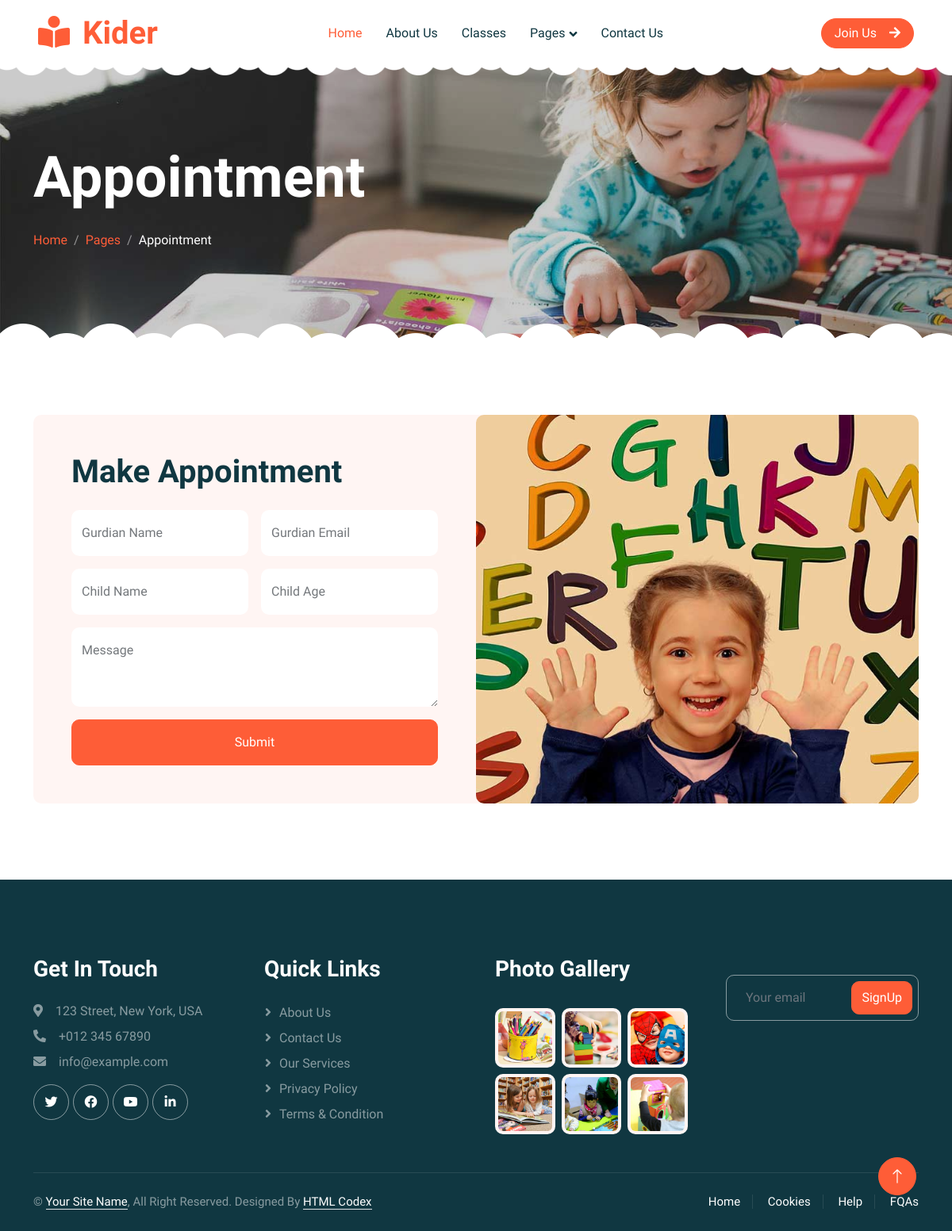
/appointment/, run on the app's committed database.
### app/models.py (models this page shows, shortened)
class Appointment(models.Model):
    title = models.CharField(max_length=255)
    image = models.ImageField(upload_to="appointment", blank=True, null=True)
    class Meta:
        verbose_name = "Appointment"
        verbose_name_plural = "Appointment"

class FooterMain(models.Model):
    title = models.CharField(max_length=255)
    class Meta:
        verbose_name = "Footer Main"
        verbose_name_plural = "Footer Main"

class GetInTouch(models.Model):
    title = models.CharField(max_length=50)
    icon_class = models.CharField(max_length=255)
    description = models.CharField(max_length=255)
    class Meta:
        verbose_name = "Get In Touch"
        verbose_name_plural = "Get In Touch"

class Socials(models.Model):
    title = models.CharField(max_length=50)
    url = models.URLField(max_length=255, blank=True)
    html_class = models.CharField(max_length=255)
    class Meta:
        verbose_name = "Social"
        verbose_name_plural = "Socials"

class QuickLinks(models.Model):
    link_url = models.CharField(max_length=255)
    link_name = models.CharField(max_length=255)
    class Meta:
        verbose_name = "Quick Links"
        verbose_name_plural = "Quick Links"

class GalleryImages(models.Model):
    image_title = models.CharField(max_length=255)
    image = models.ImageField(upload_to="gallery")
    class Meta:
        verbose_name = "Gallery Images"
        verbose_name_plural = "Gallery Images"

class FooterText(models.Model):
    text1 = models.CharField(max_length=55, blank=True, null=True)
    text2 = models.CharField(max_length=255, blank=True, null=True)
    text3 = models.CharField(max_length=255, blank=True, null=True)
    link_url = models.URLField(max_length=200, blank=True, null=True)
    link_url2 = models.CharField(max_length=255, blank=True, null=True)
    link_name1 = models.CharField(max_length=255, blank=True, null=True)
    link_name2 = models.CharField(max_length=255, blank=True, null=True)
    class Meta:
        verbose_name = "Footer Text"
        verbose_name_plural = "Footer Text"

### app/views.py (the view)
# urls.py: path('appointment/', views.appointment, name="appointment"),
def appointment(request):
    context = {
        "footer_text": FooterText.objects.all().first(),
        "appointment": Appointment.objects.all().first(),
        "footer_main": FooterMain.objects.all(),
        "get_in_touch": GetInTouch.objects.all(),
        "socials": Socials.objects.all(),
        "quick_links": QuickLinks.objects.all(),
        "news_letter": Newsletter.objects.all().first(),
        "gallery": GalleryImages.objects.all()
    }
    return render(request,"appointment.html",context)

### app/templates/appointment.html
{% extends "base.html" %}
{% load static %}
  {% block appointment_template %}
            <div class="container-xxl py-5 page-header position-relative mb-5">
                <div class="container py-5">
                    <h1 class="display-2 text-white animated slideInDown mb-4">Appointment</h1>
                    <nav aria-label="breadcrumb animated slideInDown">
                        <ol class="breadcrumb">
                            <li class="breadcrumb-item"><a href="#">Home</a></li>
                            <li class="breadcrumb-item"><a href="#">Pages</a></li>
                            <li class="breadcrumb-item text-white active" aria-current="page">Appointment</li>
                        </ol>
                    </nav>
                </div>
            </div>
            <div class="container-xxl py-5">
              <div class="container">
                  <div class="bg-light rounded">
                      <div class="row g-0">
                          <div class="col-lg-6 wow fadeIn" data-wow-delay="0.1s">
                              <div class="h-100 d-flex flex-column justify-content-center p-5">
                                  <h1 class="mb-4">{{appointment.title}}</h1>
                                  <form>
                                      <div class="row g-3">
                                          <div class="col-sm-6">
                                              <div class="form-floating">
                                                  <input type="text" class="form-control border-0" id="gname" placeholder="Gurdian Name">
                                                  <label for="gname">Gurdian Name</label>
                                              </div>
                                          </div>
                                          <div class="col-sm-6">
                                              <div class="form-floating">
                                                  <input type="email" class="form-control border-0" id="gmail" placeholder="Gurdian Email">
                                                  <label for="gmail">Gurdian Email</label>
                                              </div>
                                          </div>
                                          <div class="col-sm-6">
                                              <div class="form-floating">
                                                  <input type="text" class="form-control border-0" id="cname" placeholder="Child Name">
                                                  <label for="cname">Child Name</label>
                                              </div>
                                          </div>
                                          <div class="col-sm-6">
                                              <div class="form-floating">
                                                  <input type="text" class="form-control border-0" id="cage" placeholder="Child Age">
                                                  <label for="cage">Child Age</label>
                                              </div>
                                          </div>
                                          <div class="col-12">
                                              <div class="form-floating">
                                                  <textarea class="form-control border-0" placeholder="Leave a message here" id="message" style="height: 100px"></textarea>
                                                  <label for="message">Message</label>
                                              </div>
                                          </div>
                                          <div class="col-12">
                                              <button class="btn btn-primary w-100 py-3" type="submit">Submit</button>
                                          </div>
                                      </div>
                                  </form>
                              </div>
                          </div>
                          <div class="col-lg-6 wow fadeIn" data-wow-delay="0.5s" style="min-height: 400px;">
                              <div class="position-relative h-100">
                                  <img class="position-absolute w-100 h-100 rounded" src="{{appointment.image.url}}" style="object-fit: cover;">
                              </div>
                          </div>
                      </div>
                  </div>
              </div>
            </div>
  {% endblock %}

### app/templates/base.html (shortened to what this page needs)
{% load static %}
    <!DOCTYPE html>
    <html lang="en">
    <head>
        <link href="https://cdnjs.cloudflare.com/ajax/libs/font-awesome/5.10.0/css/all.min.css" rel="stylesheet">
        <link href="https://cdn.jsdelivr.net/npm/bootstrap-icons@1.4.1/font/bootstrap-icons.css" rel="stylesheet">
        <link href="{% static "lib/animate/animate.min.css" %}" rel="stylesheet">
        <link href="{% static "lib/owlcarousel/assets/owl.carousel.min.css" %}" rel="stylesheet">
        <link href="{% static "css/bootstrap.min.css" %}" rel="stylesheet">
        <link href="{% static "css/style.css" %}" rel="stylesheet">
    </head>
    <body>
        <div class="container-xxl bg-white p-0">
            <nav class="navbar navbar-expand-lg bg-white navbar-light sticky-top px-4 px-lg-5 py-lg-0">
                <a href="{% url 'index' %}" class="navbar-brand">
                    <h1 class="m-0 text-primary"><i class="fa fa-book-reader me-3"></i>Kider</h1>
                </a>
                <div class="collapse navbar-collapse" id="navbarCollapse">
                    <div class="navbar-nav mx-auto">
                        <a href="{% url 'index' %}" class="nav-item nav-link active">Home</a>
                        <a href="{% url 'about' %}" class="nav-item nav-link">About Us</a>
                        <a href="{% url 'classes' %}" class="nav-item nav-link">Classes</a>
                        <div class="nav-item dropdown">
                            <a href="#" class="nav-link dropdown-toggle" data-bs-toggle="dropdown">Pages</a>
                        </div>
                        <a href="{% url 'contact' %}" class="nav-item nav-link">Contact Us</a>
                    </div>
                    <a href="" class="btn btn-primary rounded-pill px-3 d-none d-lg-block">Join Us<i class="fa fa-arrow-right ms-3"></i></a>
                </div>
            </nav>
            {% block appointment_template %}{% endblock %}
            <div class="container-fluid bg-dark text-white-50 footer pt-5 mt-5 wow fadeIn" data-wow-delay="0.1s">
                <div class="container py-5">
                    <div class="row g-5">
                        <div class="col-lg-3 col-md-6">
                            <h3 class="text-white mb-4">{{footer_main.0.title}}</h3>
                            {% for get in get_in_touch %}
                              <p class="mb-2"><i class="{{get.icon_class}}">
                              </i>{{get.description}}</p>
                            {% endfor %}
                            <div class="d-flex pt-2">
                              {% for social in socials %}
                                <a class="btn btn-outline-light btn-social" href="{{social.url}}">
                                    <i class="{{social.html_class}}" target="_blank" title="{{social.title}}"></i></a>
                              {% endfor %}
                            </div>
                        </div>
                        <div class="col-lg-3 col-md-6">
                            <h3 class="text-white mb-4">{{footer_main.1.title}}</h3>
                            {% for links in quick_links %}
                                <a class="btn btn-link text-white-50" href="">{{links.link_name}}</a>
                            {% endfor %}
                        </div>
                        <div class="col-lg-3 col-md-6">
                            <h3 class="text-white mb-4">{{footer_main.2.title}}</h3>
                            <div class="row g-2 pt-2">
                                {% for gallery in gallery %}
                                  <div class="col-4">
                                      <img class="img-fluid rounded bg-light p-1" src="{{gallery.image.url}}" alt="">
                                  </div>
                                {% endfor %}
                            </div>
                        </div>
                        <div class="col-lg-3 col-md-6">
                            <div class="position-relative mx-auto" style="max-width: 400px;">
                                <input class="form-control bg-transparent w-100 py-3 ps-4 pe-5" type="text" placeholder="Your email">
                                <button type="button" class="btn btn-primary py-2 position-absolute top-0 end-0 mt-2 me-2">SignUp</button>
                            </div>
                        </div>
                    </div>
                </div>
                <div class="container">
                    <div class="copyright">
                        <div class="row">
                            <div class="col-md-6 text-center text-md-start mb-3 mb-md-0">
                                {{footer_text.text1}} <a class="border-bottom" href="{{footer_text.link_url2}}">{{footer_text.link_name2}}</a>{{footer_text.text2}}
                                {{footer_text.text3}} <a class="border-bottom" href="{{footer_text.link_url1}}">{{footer_text.link_name1}}</a>
                            </div>
                            <div class="col-md-6 text-center text-md-end">
                                <div class="footer-menu">
                                    <a href="">Home</a>
                                    <a href="">Cookies</a>
                                    <a href="">Help</a>
                                    <a href="">FQAs</a>
                                </div>
                            </div>
                        </div>
                    </div>
                </div>
            </div>
            <a href="#" class="btn btn-lg btn-primary btn-lg-square back-to-top"><i class="bi bi-arrow-up"></i></a>
        </div>
    </body>
    </html>

### app/static/css/style.css (style rules this page uses)
:root { --primary: #FE5D37; --light: #FFF5F3; --dark: #103741; }
.back-to-top { position: fixed; display: none; right: 45px; bottom: 45px; z-index: 99; }
.btn { font-weight: 500; transition: .5s; }
.btn.btn-primary { color: #FFFFFF; }
.btn-lg-square { width: 48px; height: 48px; }
.btn-square, .btn-sm-square, .btn-lg-square { padding: 0; display: flex; align-items: center; justify-content: center; font-weight: normal; border-radius: 50px; }
h1, h2, h3, h4, .h1, .h2, .h3, .h4, .display-1, .display-2, .display-3, .display-4, .display-5, .display-6 { font-family: 'Lobster Two', cursive; font-weight: 700; }
.navbar .navbar-nav .nav-link { padding: 30px 15px; color: var(--dark); font-weight: 500; outline: none; }
.navbar .navbar-nav .nav-link:hover, .navbar .navbar-nav .nav-link.active { color: var(--primary); }
.navbar.sticky-top { top: -100px; transition: .5s; }
.navbar .dropdown-toggle::after { border: none; content: "\f107"; font-family: "Font Awesome 5 Free"; font-weight: 900; vertical-align: middle; margin-left: 5px; transition: .5s; }
.header-carousel::before, .header-carousel::after, .page-header::before, .page-header::after { position: absolute; content: ""; width: 100%; height: 10px; top: 0; left: 0; background: url(../img/bg-header-top.png) center center repeat-x; z-index: 1; }
.header-carousel::after, .page-header::after { height: 19px; top: auto; bottom: 0; background: url(../img/bg-header-bottom.png) center center repeat-x; }
.page-header { background: linear-gradient(rgba(0, 0, 0, .2), rgba(0, 0, 0, .2)), url(../img/carousel-1.jpg) center center no-repeat; background-size: cover; }
.breadcrumb-item + .breadcrumb-item::before { color: rgba(255, 255, 255, .5); }
.footer .btn.btn-social { margin-right: 5px; width: 45px; height: 45px; display: flex; align-items: center; justify-content: center; color: #FFFFFF; border: 1px solid rgba(255,255,255,0.5); border-radius: 45px; transition: .3s; }
.footer .btn.btn-link { display: block; margin-bottom: 5px; padding: 0; text-align: left; font-size: 16px; font-weight: normal; text-transform: capitalize; transition: .3s; }
.footer .btn.btn-link::before { position: relative; content: "\f105"; font-family: "Font Awesome 5 Free"; font-weight: 900; margin-right: 10px; }
.footer .form-control { border-color: rgba(255,255,255,0.5); }
.footer .copyright { padding: 25px 0; font-size: 15px; border-top: 1px solid rgba(256, 256, 256, .1); }
.footer .copyright a { color: #FFFFFF; }
.footer .footer-menu a { margin-right: 15px; padding-right: 15px; border-right: 1px solid rgba(255, 255, 255, .1); }
.footer .footer-menu a:last-child { margin-right: 0; padding-right: 0; border-right: none; }

### data on the page
Appointment: title "Make Appointment", image (picture)
FooterMain: title "Get In Touch"
GetInTouch: description "123 Street, New York, USA"
GetInTouch: description "+012 345 67890"
GetInTouch: description "info@example.com"
FooterMain: title "Quick Links"
QuickLinks: link_name "About Us"
QuickLinks: link_name "Contact Us"
QuickLinks: link_name "Our Services"
QuickLinks: link_name "Privacy Policy"
QuickLinks: link_name "Terms & Condition"
FooterMain: title "Photo Gallery"
GalleryImages: image (picture)
GalleryImages: image (picture)
GalleryImages: image (picture)
GalleryImages: image (picture)
GalleryImages: image (picture)
GalleryImages: image (picture)
FooterText: text1 "©", link_name2 "Your Site Name", text2 ", All Right Reserved.", text3 "Designed By", link_name1 "HTML Codex"
